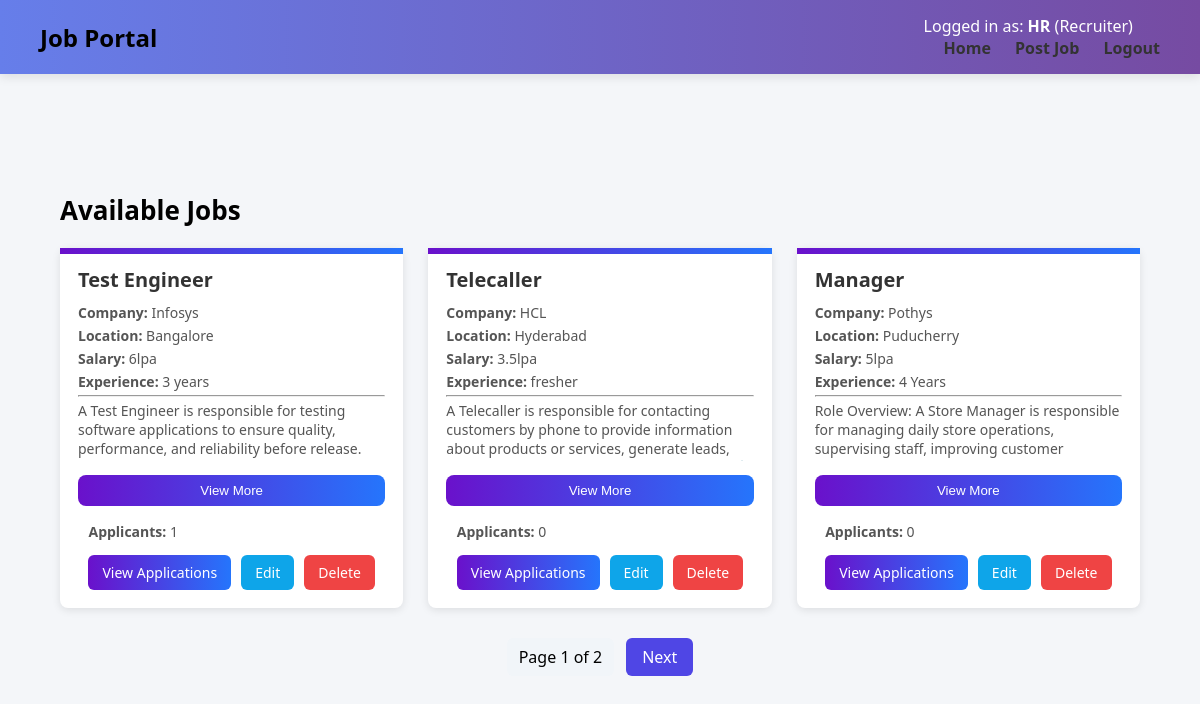
The page / (signed in) on the database its author committed.
### myapp/models.py (models this page shows, shortened)
class Profile(models.Model):
    ROLE_CHOICES = (
        ('seeker', 'Job Seeker'),
        ('recruiter', 'Recruiter'),
    )
    user = models.OneToOneField(User, on_delete=models.CASCADE)
    role = models.CharField(max_length=20, choices=ROLE_CHOICES)

class Job(models.Model):
    title = models.CharField(max_length=200)
    company = models.CharField(max_length=200)
    location = models.CharField(max_length=200)
    description = models.TextField()
    salary = models.CharField(max_length=100)
    experience = models.CharField(max_length=100)
    posted_by = models.ForeignKey(User, on_delete=models.CASCADE)

### myapp/views.py (the view)
# urls.py: 2. Add a URL to urlpatterns:  path('', views.home, name='home')
def home(request):
    jobs = Job.objects.all().order_by('-id')
    title = request.GET.get('title')
    location = request.GET.get('location')
    experience = request.GET.get('experience')
    salary = request.GET.get('salary')
    if title:
        jobs = jobs.filter(title__icontains=title)
    if location:
        jobs = jobs.filter(location__icontains=location)
    if experience:
        jobs = jobs.filter(experience__icontains=experience)
    if salary:
        jobs = jobs.filter(salary__icontains=salary)
    if request.user.is_authenticated and request.user.profile.role == 'seeker':
        applications = Application.objects.filter(applicant=request.user)
        apps_dict = {app.job_id: app for app in applications}
        for job in jobs:
            job.user_application = apps_dict.get(job.id)
    paginator = Paginator(jobs, 3)
    page_number = request.GET.get("page")
    jobs_page = paginator.get_page(page_number)
    return render(request, "home.html", {
        "jobs": jobs_page
    })

### myapp/templates/home.html (shortened to what this page needs)
{% extends 'base.html' %} {% block content %}
<div class="home-container">
  <h2 class="job-heading">Available Jobs</h2>
   {% if jobs %}
  <div class="job-list">
    {% for job in jobs %}
    <div class="job-card">
      <h3>{{ job.title }}</h3>
      <p><strong>Company:</strong> {{ job.company }}</p>
      <p><strong>Location:</strong> {{ job.location }}</p>
      <p><strong>Salary:</strong> {{ job.salary }}</p>
      <p><strong>Experience:</strong> {{ job.experience }}</p>
      <hr />
      <p class="job-description" id="desc-{{ job.pk }}">
        {{ job.description }}
      </p>
      <button
        class="view-btn"
        onclick="toggleDescription('{{ job.pk }}', this)"
      >
        View More
      </button>
      <div class="job-buttons">
        {% if user.profile.role == "recruiter" %}
        <div class="job-actions">
          <p class="app-count">
            <strong>Applicants:</strong> {{ job.application_set.count }}
          </p>
          <div class="action-buttons">
            <a href="{% url 'view_applicants' job.pk %}" class="btn view-btn"
              >View Applications</a
            >
            <a href="{% url 'edit_job' job.pk %}" class="btn edit-btn">Edit</a>
            <a href="{% url 'delete_job' job.pk %}" class="btn delete-btn"
              >Delete</a
            >
          </div>
        </div>
        {% endif %}
      </div>
    </div>
    {% endfor %}
  </div>
  <div class="pagination">
    <span> Page {{ jobs.number }} of {{ jobs.paginator.num_pages }} </span>
    {% if jobs.has_next %}
    <a href="?page={{ jobs.next_page_number }}">Next</a>
    {% endif %}
  </div>
  {% else %}
  <div class="no-jobs">
    <h3>No jobs available yet</h3>
  </div>
  {% endif %}
</div>
{% endblock %}

### myapp/templates/base.html (shortened to what this page needs)
{% load static %}
<!doctype html>
<html>
  <head>
    <link rel="stylesheet" href="{% static 'css/style.css' %}" />
  </head>
  <body>
    <nav>
      <h1>Job Portal</h1>
      <div class="nav-links">
        {% if user.is_authenticated %}
        <p style="color: white">
          Logged in as: <strong>{{ user.username }}</strong>
          ({{ user.profile.role|title }})
        </p>
        {% endif %}
        <a href="/">Home</a>
        {% if user.is_authenticated and user.profile.role == "recruiter" %}
        <a href="{% url 'post_job' %}">Post Job</a>
        {% endif %} {% if user.is_authenticated %}
        <a href="{% url 'logout' %}">Logout</a>
        {% else %}
        <a href="{% url 'login' %}">Login</a>
        {% endif %}
      </div>
    </nav>
    <div class="container">{% block content %}{% endblock %}</div>
  </body>
</html>

### myapp/static/css/style.css (style rules this page uses)
* { margin:0; padding:0; box-sizing:border-box; }
body { background:#f4f6f9; font-family:"Segoe UI",sans-serif; }
nav { background:linear-gradient(to right,#667eea,#764ba2); padding:15px 40px; display:flex; justify-content:space-between; align-items:center; box-shadow:0 3px 10px rgba(0,0,0,0.1); }
nav h1 { margin:0; }
.nav-links a { text-decoration:none; color:#333; margin-left:20px; font-weight:bold; }
.container { height:calc(100vh - 80px); display:flex; justify-content:center; align-items:center; }
button { width:100%; padding:12px; background:#667eea; color:white; border:none; border-radius:8px; cursor:pointer; }
.home-container { width:90%; max-width:1100px; margin:auto; }
.job-heading { font-size:26px; font-weight:bold; margin-bottom:20px; }
.job-list { display:flex; flex-wrap:wrap; gap:25px; align-items:flex-start; }
.job-card { flex:1 1 calc(33.33% - 18px); background:white; padding:18px; border-radius:8px; box-shadow:0 2px 8px rgba(0,0,0,0.1); position:relative; }
.job-card::before { content:""; position:absolute; top:0; left:0; height:6px; width:100%; background:linear-gradient(to right,#6a11cb,#2575fc); }
.job-card h3 { font-size:20px; margin-bottom:10px; color:#333; }
.job-card p { font-size:14px; margin:4px 0; color:#555; }
.job-description { max-height:60px; overflow:hidden; transition:max-height 0.3s ease; }
.view-btn { margin-top:10px; width:100%; padding:8px; border-radius:8px; border:none; background:linear-gradient(to right,#6a11cb,#2575fc); color:white; cursor:pointer; }
.job-buttons { display:flex; justify-content:space-evenly; margin-top:12px; }
.btn { padding:8px 15px; border-radius:6px; text-decoration:none; font-size:14px; font-weight:500; display:inline-block; border:none; cursor:pointer; color:white; }
.action-buttons { display: flex; gap: 10px; align-items: center; }
.action-buttons a { text-decoration: none; padding: 8px 14px; border-radius: 6px; color: white; font-size: 14px; }
.view-btn { background: linear-gradient(90deg,#6a11cb,#2575fc); }
.edit-btn { background: #0ea5e9; margin-top: 10px; }
.delete-btn { background: #ef4444; margin-top: 10px; }
.pagination { display:flex; justify-content:center; align-items:center; gap:12px; margin-top:30px; }
.pagination a { padding:8px 16px; background:#4f46e5; color:white; text-decoration:none; border-radius:6px; }
.pagination span { padding:8px 12px; background:#f1f5f9; border-radius:6px; font-weight:500; }

### rows shown on the page
Job: title "Test Engineer", company "Infosys", location "Bangalore", salary "6lpa", experience "3 years", description "A Test Engineer is responsible for testing software applications to ensure quality, performance, and reliability before release.…", application_set.count "1"
Job: title "Telecaller", company "HCL", location "Hyderabad", salary "3.5lpa", experience "fresher", description "A Telecaller is responsible for contacting customers by phone to provide information about products or services, generate leads,…", application_set.count "0"
Job: title "Manager", company "Pothys", location "Puducherry", salary "5lpa", experience "4 Years", description "Role Overview: A Store Manager is responsible for managing daily store operations, supervising staff, improving customer…", application_set.count "0"

### other values the page prints
{{ user.username }} "HR"
{{ user.profile.role|title }} "Recruiter"
{{ jobs.number }} "1"
{{ jobs.paginator.num_pages }} "2"
